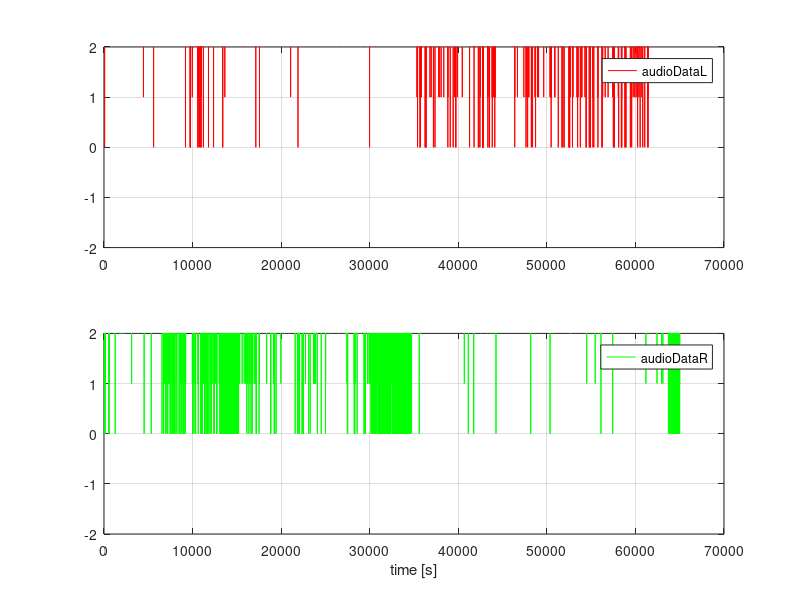

MATLAB code to generate this figure:
%-------------------------------------------------------------------------
% File        : analyze_ip_output_data.m
% Author      : Michael Wurm <wurm.michael95@gmail.com>
% Description : Loads data file that was recorded from the
%               FPGA IP output by the firmware and analyzes it.
%-------------------------------------------------------------------------

%% Prepare environment
clear; 
close all; 
clc;

%=========================================================================
%% Read file

% Read binary file
fid = fopen('./data_rec_from_ip/HLS.TXT','rb');
if fid == -1
    assert(false, sprintf("Could not find file '%s'!", filename));
end
y = fread(fid,'uint32=>uint32');

% Split 32 bit into 2x16 bit (left and right channel)
y_uint16 = typecast(y,'uint16');
audioDataLeft  = y_uint16(1:2:end);
audioDataRight = y_uint16(2:2:end);

%=========================================================================
%% Plots

fig_title = 'Time domain signal';
fig_audio_time = figure('Name',fig_title);
title(fig_title);

ymax = 2;
ax1 = subplot(2,1,1);
plot(audioDataLeft,  'r', 'DisplayName', 'audioDataL');
grid on; legend();
ylim([-ymax,ymax]);
ax2 = subplot(2,1,2);
plot(audioDataRight, 'g', 'DisplayName', 'audioDataR');
grid on; legend();
ylim([-ymax,ymax]);

xlabel('time [s]');
grid on; legend();
linkaxes([ax1,ax2],'x');
saveas(fig_audio_time, "./time_audio.png");
